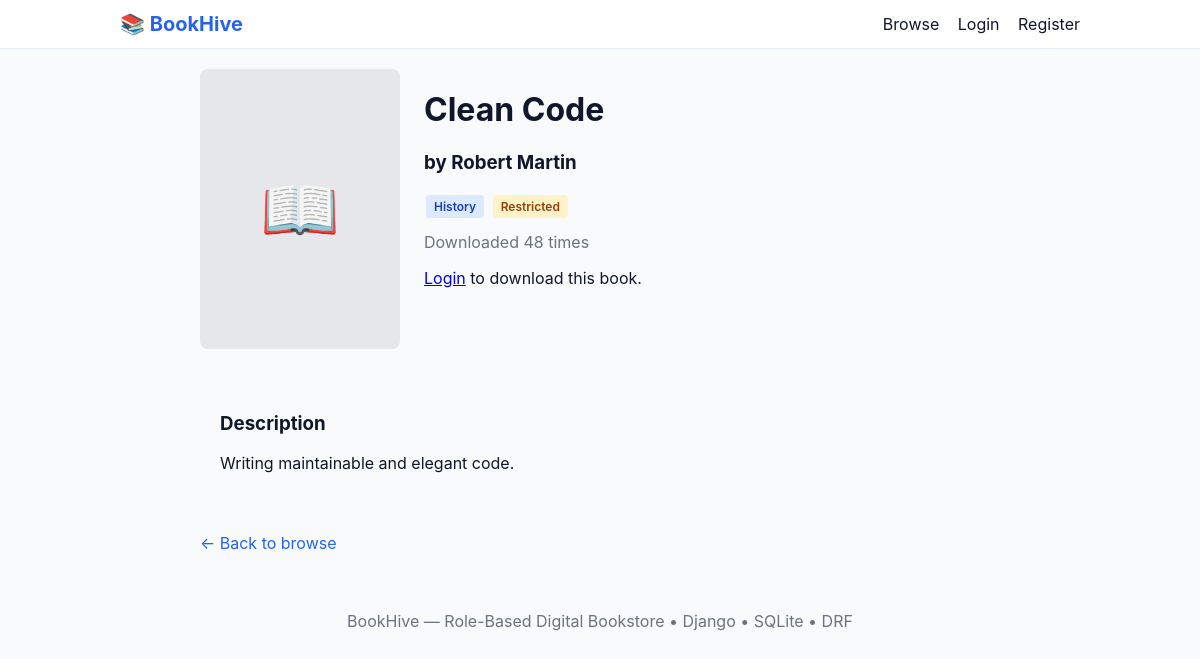
/book/30/, run on the app's committed database.
### store/models.py (models this page shows, shortened)
class Book(models.Model):
    ACCESS_CHOICES = [
        ('free', 'Free'),
        ('restricted', 'Restricted'),
    ]
    title = models.CharField(max_length=255)
    author = models.CharField(max_length=255)
    description = models.TextField(blank=True)
    category = models.ForeignKey(Category, on_delete=models.SET_NULL, null=True, blank=True, related_name='books')
    cover = models.ImageField(upload_to='books/covers/', null=True, blank=True)
    pdf = models.FileField(upload_to='books/pdfs/', null=True, blank=True, help_text='Upload PDF file')
    access_type = models.CharField(max_length=20, choices=ACCESS_CHOICES, default='free')
    downloads = models.PositiveIntegerField(default=0)
    price = models.DecimalField(max_digits=8, decimal_places=2, default=0.00)
    stock = models.PositiveIntegerField(default=0)
    file = models.FileField(upload_to='books/files/', null=True, blank=True)  # old field, use pdf now
    created_at = models.DateTimeField(auto_now_add=True)
    updated_at = models.DateTimeField(auto_now=True)
    class Meta:
        ordering = ['-created_at']

class Category(models.Model):
    name = models.CharField(max_length=100, unique=True)
    slug = models.SlugField(max_length=100, unique=True)
    class Meta:
        verbose_name_plural = "Categories"

### store/views.py (the view, shortened to what this page needs)
# urls.py: path('book/<int:pk>/', views.book_detail, name='book_detail'),
def book_detail(request, pk):
    book = get_object_or_404(Book, pk=pk)
    can_download = False
    existing_request = None
    return render(request, 'store/book_detail.html', {
        'book': book,
        'can_download': can_download,
        'existing_request': existing_request,
    })

### templates/store/book_detail.html
{% extends 'base.html' %}
{% block content %}
  <div class="book-detail">
    <div class="book-detail-header">
      {% if book.cover %}
        <img src="{{ book.cover.url }}" alt="{{ book.title }}" class="detail-cover">
      {% else %}
        <div class="detail-cover-placeholder">📖</div>
      {% endif %}
      <div class="book-info">
        <h1>{{ book.title }}</h1>
        <h3>by {{ book.author }}</h3>
        <div class="badges">
          {% if book.category %}
            <span class="badge badge-category">{{ book.category.name }}</span>
          {% endif %}
          <span class="badge {% if book.access_type == 'free' %}badge-free{% else %}badge-restricted{% endif %}">
            {{ book.get_access_type_display }}
          </span>
        </div>
        <p class="downloads-count">Downloaded {{ book.downloads }} times</p>
        <div class="action-buttons">
          {% if user.is_authenticated %}
            {% if can_download %}
              <a href="{% url 'download_book' book.pk %}" class="btn btn-primary">⬇️ Download PDF</a>
            {% elif existing_request %}
              <p class="status-badge status-{{ existing_request.status }}">
                Access Request: {{ existing_request.get_status_display }}
              </p>
              {% if existing_request.status == 'pending' %}
                <small>Your request is being reviewed by admin.</small>
              {% elif existing_request.status == 'denied' %}
                <small>Your request was denied.</small>
              {% endif %}
            {% elif book.access_type == 'restricted' %}
              <a href="{% url 'request_access' book.pk %}" class="btn btn-secondary">🔒 Request Access</a>
            {% endif %}
          {% else %}
            <p><a href="/accounts/login/?next={{ request.path }}">Login</a> to download this book.</p>
          {% endif %}
        </div>
      </div>
    </div>
    <div class="book-description">
      <h3>Description</h3>
      <p>{{ book.description|linebreaks }}</p>
    </div>
    <a href="/" class="back-link">← Back to browse</a>
  </div>
{% endblock %}

### static/css/styles.css (style rules this page uses)
:root { --bg:#f8fafc; --card:#ffffff; --muted:#6b7280; --accent:#2563eb; }
* { box-sizing:border-box }
body { font-family:Inter, system-ui, -apple-system, 'Segoe UI', Roboto, Arial; background:var(--bg); color:#0f172a; margin:0 }
.badge { display:inline-block;padding:4px 8px;border-radius:4px;font-size:0.75rem;margin:2px;font-weight:600 }
.badge-restricted { background:#fef3c7;color:#92400e }
.badge-category { background:#dbeafe;color:#1e40af }
.downloads-count { color:var(--muted);margin:8px 0 }
.book-detail { max-width:800px;margin:0 auto }
.book-detail-header { display:flex;gap:24px;margin-bottom:24px }
.detail-cover,.detail-cover-placeholder { width:200px;height:280px;object-fit:cover;border-radius:8px;flex-shrink:0 }
.detail-cover-placeholder { display:flex;align-items:center;justify-content:center;background:#e5e7eb;font-size:4rem }
.book-info { flex:1 }
.badges { margin:12px 0 }
.action-buttons { margin:16px 0 }
.book-description { margin:24px 0;padding:20px;background:#f9fafb;border-radius:8px }
.back-link { color:var(--accent);text-decoration:none }

### data on the page
Book: title "Clean Code", author "Robert Martin", category.name "History", access_type "Restricted", downloads "48", description "Writing maintainable and elegant code."
